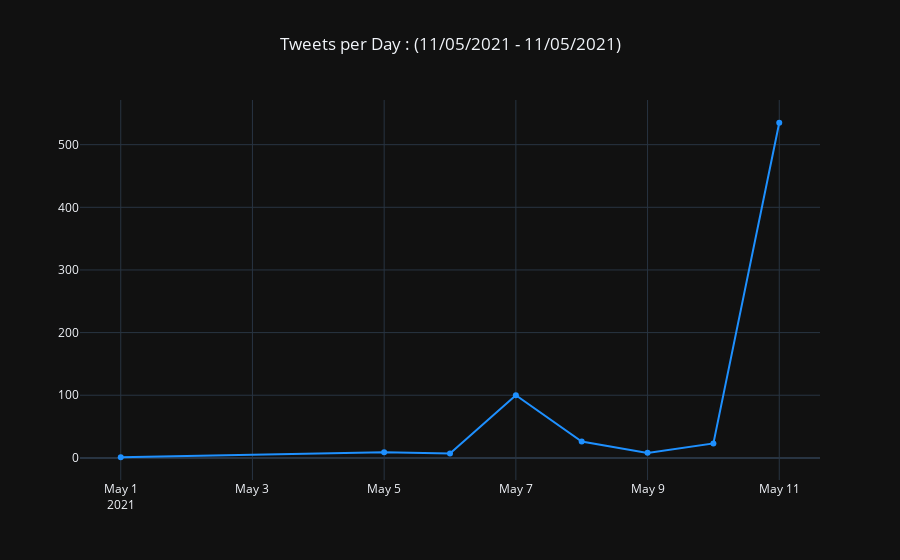

Source (notebook cell):
### Code cell
df['tweet_date'] = pd.to_datetime(df['user_date']).dt.date
tweet_date = df['tweet_date'].value_counts().to_frame().reset_index().rename(columns={'index':'date','tweet_date':'count'})
tweet_date['date'] = pd.to_datetime(tweet_date['date'])
tweet_date = tweet_date.sort_values('date', ascending=False)

fig = go.Figure(go.Scatter(x=tweet_date['date'],
                                y=tweet_date['count'],
                               mode='markers+lines',
                               name="Submissions",
                               marker_color='dodgerblue'))

fig.update_layout(
    title_text='Tweets per Day : ({} - {})'.format(df['tweet_date'].sort_values()[0].strftime("%d/%m/%Y"),
                                                       df['tweet_date'].sort_values().iloc[-1].strftime("%d/%m/%Y")),template="plotly_dark",
    title_x=0.5)

fig.show()

### Figure 1 — Plotly figure (JSON) as saved in the notebook; plotly's stock layout.template omitted (floating-point values rounded to 4 significant figures)
{"data": [{"marker": {"color": "dodgerblue"}, "mode": "markers+lines", "name": "Submissions", "type": "scatter", "x": ["2021-05-11T00:00:00", "2021-05-10T00:00:00", "2021-05-09T00:00:00", "2021-05-08T00:00:00", "2021-05-07T00:00:00", "2021-05-06T00:00:00", "2021-05-05T00:00:00", "2021-05-01T00:00:00"], "y": [535, 23, 8, 26, 100, 7, 9, 1]}], "layout": {"title": {"text": "Tweets per Day : (11/05/2021 - 11/05/2021)", "x": 0.5}}}
